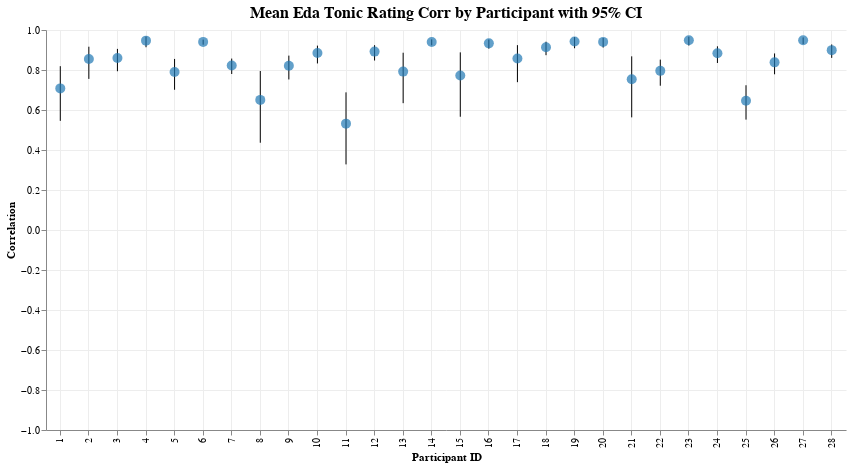

The cell this chart's notebook holds for it:
### Markdown cell above
## Tonic EDA / Rating

### Code cell
col1, col2 = "eda_tonic", "rating"

corr_by_trial = calculate_correlations_by_trial(df, col1, col2)
corr_by_participant = aggregate_correlations_fisher_z(
    corr_by_trial, f"{col1}_{col2}_corr", "participant_id", include_ci=True
)
plot_correlations_by_trial(corr_by_trial, f"{col1}_{col2}_corr")
plot_correlations_by_participant(corr_by_participant, f"{col1}_{col2}_corr")

### Figure 1 — Vega-Lite specification as saved in the notebook (floating-point values rounded to 4 significant figures)
{"config": {"view": {"continuousWidth": 300, "continuousHeight": 300, "strokeWidth": 0}, "axis": {"grid": true, "gridColor": "#ededed"}, "title": {"fontSize": 16, "anchor": "middle"}}, "layer": [{"mark": {"type": "rule"}, "encoding": {"x": {"axis": {"title": "Participant ID"}, "field": "participant_id", "type": "ordinal"}, "y": {"axis": {"title": "Correlation"}, "field": "participant_id_eda_tonic_rating_corr_ci_lower", "scale": {"domain": [-1, 1]}, "type": "quantitative"}, "y2": {"field": "participant_id_eda_tonic_rating_corr_ci_upper"}}}, {"mark": {"type": "circle", "color": "#1f77b4", "size": 100}, "encoding": {"tooltip": [{"field": "participant_id", "title": "Participant", "type": "nominal"}, {"field": "participant_id_eda_tonic_rating_corr_mean", "format": ".3f", "title": "Mean Correlation", "type": "quantitative"}, {"field": "participant_id_eda_tonic_rating_corr_ci_lower", "format": ".3f", "title": "CI Lower", "type": "quantitative"}, {"field": "participant_id_eda_tonic_rating_corr_ci_upper", "format": ".3f", "title": "CI Upper", "type": "quantitative"}], "x": {"axis": {"title": "Participant ID"}, "field": "participant_id", "type": "ordinal"}, "y": {"field": "participant_id_eda_tonic_rating_corr_mean", "type": "quantitative"}}}], "data": {"name": "data-8203a590e1c29d9990f6dbb595b97bc1"}, "height": 400, "title": "Mean Eda Tonic Rating Corr by Participant with 95% CI", "width": 800, "$schema": "https://vega.github.io/schema/vega-lite/v5.20.1.json", "datasets": {"data-8203a590e1c29d9990f6dbb595b97bc1": [{"participant_id": 1, "participant_id_eda_tonic_rating_corr_mean": 0.708, "participant_id_eda_tonic_rating_corr_ci_lower": 0.5456, "participant_id_eda_tonic_rating_corr_ci_upper": 0.8192}, {"participant_id": 2, "participant_id_eda_tonic_rating_corr_mean": 0.8554, "participant_id_eda_tonic_rating_corr_ci_lower": 0.7555, "participant_id_eda_tonic_rating_corr_ci_upper": 0.9164}, {"participant_id": 3, "participant_id_eda_tonic_rating_corr_mean": 0.8596, "participant_id_eda_tonic_rating_corr_ci_lower": 0.7938, "participant_id_eda_tonic_rating_corr_ci_upper": 0.9056}, {"participant_id": 4, "participant_id_eda_tonic_rating_corr_mean": 0.9467, "participant_id_eda_tonic_rating_corr_ci_lower": 0.9138, "participant_id_eda_tonic_rating_corr_ci_upper": 0.9673}, {"participant_id": 5, "participant_id_eda_tonic_rating_corr_mean": 0.7904, "participant_id_eda_tonic_rating_corr_ci_lower": 0.7011, "participant_id_eda_tonic_rating_corr_ci_upper": 0.8553}, {"participant_id": 6, "participant_id_eda_tonic_rating_corr_mean": 0.9405, "participant_id_eda_tonic_rating_corr_ci_lower": 0.9266, "participant_id_eda_tonic_rating_corr_ci_upper": 0.9518}, {"participant_id": 7, "participant_id_eda_tonic_rating_corr_mean": 0.8223, "participant_id_eda_tonic_rating_corr_ci_lower": 0.7801, "participant_id_eda_tonic_rating_corr_ci_upper": 0.8571}, {"participant_id": 8, "participant_id_eda_tonic_rating_corr_mean": 0.6506, "participant_id_eda_tonic_rating_corr_ci_lower": 0.4363, "participant_id_eda_tonic_rating_corr_ci_upper": 0.7951}, {"participant_id": 9, "participant_id_eda_tonic_rating_corr_mean": 0.8211, "participant_id_eda_tonic_rating_corr_ci_lower": 0.7527, "participant_id_eda_tonic_rating_corr_ci_upper": 0.8719}, {"participant_id": 10, "participant_id_eda_tonic_rating_corr_mean": 0.8852, "participant_id_eda_tonic_rating_corr_ci_lower": 0.8327, "participant_id_eda_tonic_rating_corr_ci_upper": 0.9218}, {"participant_id": 11, "participant_id_eda_tonic_rating_corr_mean": 0.5318, "participant_id_eda_tonic_rating_corr_ci_lower": 0.328, "participant_id_eda_tonic_rating_corr_ci_upper": 0.6883}, {"participant_id": 12, "participant_id_eda_tonic_rating_corr_mean": 0.8919, "participant_id_eda_tonic_rating_corr_ci_lower": 0.8473, "participant_id_eda_tonic_rating_corr_ci_upper": 0.9241}, {"participant_id": 13, "participant_id_eda_tonic_rating_corr_mean": 0.7919, "participant_id_eda_tonic_rating_corr_ci_lower": 0.6341, "participant_id_eda_tonic_rating_corr_ci_upper": 0.8864}, {"participant_id": 14, "participant_id_eda_tonic_rating_corr_mean": 0.9399, "participant_id_eda_tonic_rating_corr_ci_lower": 0.9234, "participant_id_eda_tonic_rating_corr_ci_upper": 0.9529}, {"participant_id": 15, "participant_id_eda_tonic_rating_corr_mean": 0.7729, "participant_id_eda_tonic_rating_corr_ci_lower": 0.5663, "participant_id_eda_tonic_rating_corr_ci_upper": 0.8881}, {"participant_id": 16, "participant_id_eda_tonic_rating_corr_mean": 0.9332, "participant_id_eda_tonic_rating_corr_ci_lower": 0.9068, "participant_id_eda_tonic_rating_corr_ci_upper": 0.9523}, {"participant_id": 17, "participant_id_eda_tonic_rating_corr_mean": 0.8573, "participant_id_eda_tonic_rating_corr_ci_lower": 0.7391, "participant_id_eda_tonic_rating_corr_ci_upper": 0.9242}, {"participant_id": 18, "participant_id_eda_tonic_rating_corr_mean": 0.9138, "participant_id_eda_tonic_rating_corr_ci_lower": 0.874, "participant_id_eda_tonic_rating_corr_ci_upper": 0.9413}, {"participant_id": 19, "participant_id_eda_tonic_rating_corr_mean": 0.9429, "participant_id_eda_tonic_rating_corr_ci_lower": 0.9087, "participant_id_eda_tonic_rating_corr_ci_upper": 0.9646}, {"participant_id": 20, "participant_id_eda_tonic_rating_corr_mean": 0.9405, "participant_id_eda_tonic_rating_corr_ci_lower": 0.9122, "participant_id_eda_tonic_rating_corr_ci_upper": 0.9599}, {"participant_id": 21, "participant_id_eda_tonic_rating_corr_mean": 0.7539, "participant_id_eda_tonic_rating_corr_ci_lower": 0.5632, "participant_id_eda_tonic_rating_corr_ci_upper": 0.8683}, {"participant_id": 22, "participant_id_eda_tonic_rating_corr_mean": 0.7957, "participant_id_eda_tonic_rating_corr_ci_lower": 0.7214, "participant_id_eda_tonic_rating_corr_ci_upper": 0.8518}, {"participant_id": 23, "participant_id_eda_tonic_rating_corr_mean": 0.9489, "participant_id_eda_tonic_rating_corr_ci_lower": 0.9224, "participant_id_eda_tonic_rating_corr_ci_upper": 0.9665}, {"participant_id": 24, "participant_id_eda_tonic_rating_corr_mean": 0.8835, "participant_id_eda_tonic_rating_corr_ci_lower": 0.8351, "participant_id_eda_tonic_rating_corr_ci_upper": 0.9184}, {"participant_id": 25, "participant_id_eda_tonic_rating_corr_mean": 0.646, "participant_id_eda_tonic_rating_corr_ci_lower": 0.5519, "participant_id_eda_tonic_rating_corr_ci_upper": 0.7238}, {"participant_id": 26, "participant_id_eda_tonic_rating_corr_mean": 0.8382, "participant_id_eda_tonic_rating_corr_ci_lower": 0.7786, "participant_id_eda_tonic_rating_corr_ci_upper": 0.8828}, {"participant_id": 27, "participant_id_eda_tonic_rating_corr_mean": 0.9488, "participant_id_eda_tonic_rating_corr_ci_lower": 0.9295, "participant_id_eda_tonic_rating_corr_ci_upper": 0.9629}, {"participant_id": 28, "participant_id_eda_tonic_rating_corr_mean": 0.8993, "participant_id_eda_tonic_rating_corr_ci_lower": 0.8606, "participant_id_eda_tonic_rating_corr_ci_upper": 0.9277}]}}
